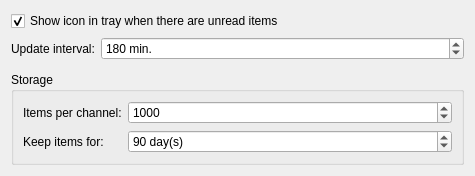
<?xml version="1.0" encoding="UTF-8"?>
<ui version="4.0">
 <class>StartupFirstPageWidget</class>
 <widget class="QWidget" name="StartupFirstPageWidget">
  <property name="geometry">
   <rect>
    <x>0</x>
    <y>0</y>
    <width>475</width>
    <height>176</height>
   </rect>
  </property>
  <property name="windowTitle">
   <string>Form</string>
  </property>
  <layout class="QVBoxLayout" name="verticalLayout">
   <item>
    <widget class="QCheckBox" name="ShowIconInTray_">
     <property name="text">
      <string>Show icon in tray when there are unread items</string>
     </property>
     <property name="checked">
      <bool>true</bool>
     </property>
    </widget>
   </item>
   <item>
    <layout class="QFormLayout" name="formLayout_2">
     <property name="fieldGrowthPolicy">
      <enum>QFormLayout::AllNonFixedFieldsGrow</enum>
     </property>
     <item row="0" column="0">
      <widget class="QLabel" name="label">
       <property name="text">
        <string>Update interval:</string>
       </property>
      </widget>
     </item>
     <item row="0" column="1">
      <widget class="QSpinBox" name="UpdateInterval_">
       <property name="suffix">
        <string> min.</string>
       </property>
       <property name="minimum">
        <number>1</number>
       </property>
       <property name="maximum">
        <number>10080</number>
       </property>
       <property name="singleStep">
        <number>5</number>
       </property>
       <property name="value">
        <number>180</number>
       </property>
      </widget>
     </item>
    </layout>
   </item>
   <item>
    <widget class="QGroupBox" name="groupBox">
     <property name="title">
      <string>Storage</string>
     </property>
     <layout class="QFormLayout" name="formLayout">
      <property name="fieldGrowthPolicy">
       <enum>QFormLayout::AllNonFixedFieldsGrow</enum>
      </property>
      <item row="0" column="0">
       <widget class="QLabel" name="label_2">
        <property name="text">
         <string>Items per channel:</string>
        </property>
       </widget>
      </item>
      <item row="0" column="1">
       <widget class="QSpinBox" name="ItemsPerChannel_">
        <property name="minimum">
         <number>20</number>
        </property>
        <property name="maximum">
         <number>10000</number>
        </property>
        <property name="singleStep">
         <number>50</number>
        </property>
        <property name="value">
         <number>1000</number>
        </property>
       </widget>
      </item>
      <item row="1" column="0">
       <widget class="QLabel" name="label_3">
        <property name="text">
         <string>Keep items for:</string>
        </property>
       </widget>
      </item>
      <item row="1" column="1">
       <widget class="QSpinBox" name="ItemsMaxAge_">
        <property name="suffix">
         <string> day(s)</string>
        </property>
        <property name="minimum">
         <number>1</number>
        </property>
        <property name="maximum">
         <number>3650</number>
        </property>
        <property name="value">
         <number>90</number>
        </property>
       </widget>
      </item>
     </layout>
    </widget>
   </item>
  </layout>
 </widget>
 <resources/>
 <connections/>
</ui>
